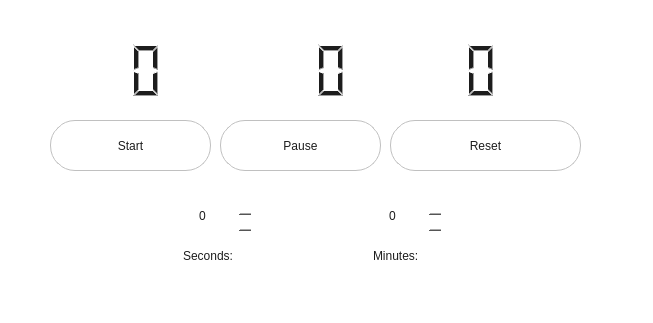
<?xml version="1.0" encoding="UTF-8"?>
<ui version="4.0">
 <class>Form</class>
 <widget class="QWidget" name="Form">
  <property name="geometry">
   <rect>
    <x>0</x>
    <y>0</y>
    <width>653</width>
    <height>323</height>
   </rect>
  </property>
  <property name="windowTitle">
   <string>Form</string>
  </property>
  <property name="autoFillBackground">
   <bool>false</bool>
  </property>
  <property name="styleSheet">
   <string notr="true">QWidget{
background-color:white;
border-radius: 20px
}</string>
  </property>
  <widget class="QSpinBox" name="spinBox">
   <property name="geometry">
    <rect>
     <x>360</x>
     <y>200</y>
     <width>81</width>
     <height>31</height>
    </rect>
   </property>
   <property name="styleSheet">
    <string notr="true">QSpinBox {
    	font: 300 20pt&quot;Epilogue&quot;;  
    	background-color: white;
	border-radius:10px;
    	color: #1d1d1d;
	border: none;
}
QSpinBox QLineEdit {
    background-color: rgb(255,255,255);
    border: none;
    padding: 4px 6px;
}
/*QSpinBox::up-button, QSpinBox::down-button {
    background-color: rgb(255,255,255);
    border: 1px solid rgb(200,200,200);
    border-radius: 3px;
    min-width: 16px;
    min-height: 14px;
}
QSpinBox::up-button:hover, QSpinBox::down-button:hover {
    background-color: pink;
}*/</string>
   </property>
   <property name="wrapping">
    <bool>false</bool>
   </property>
   <property name="frame">
    <bool>false</bool>
   </property>
   <property name="alignment">
    <set>Qt::AlignmentFlag::AlignCenter</set>
   </property>
   <property name="readOnly">
    <bool>false</bool>
   </property>
   <property name="buttonSymbols">
    <enum>QAbstractSpinBox::ButtonSymbols::UpDownArrows</enum>
   </property>
   <property name="suffix">
    <string extracomment="minutes"/>
   </property>
  </widget>
  <widget class="QLCDNumber" name="lcdSeconds">
   <property name="geometry">
    <rect>
     <x>200</x>
     <y>40</y>
     <width>231</width>
     <height>61</height>
    </rect>
   </property>
   <property name="styleSheet">
    <string notr="true">QLCDNumber{
background-color:white;
color:#1d1d1d;
qproperty-segmentStyle: Filled;
border-radius:10px;
border:none;
padding: 20px;

}</string>
   </property>
   <property name="lineWidth">
    <number>0</number>
   </property>
   <property name="digitCount">
    <number>2</number>
   </property>
  </widget>
  <widget class="QPushButton" name="pushButton_2">
   <property name="geometry">
    <rect>
     <x>220</x>
     <y>120</y>
     <width>161</width>
     <height>51</height>
    </rect>
   </property>
   <property name="styleSheet">
    <string notr="true">QPushButton{
border-radius: 25px;
border: 1px solid #C0C0C0;
font: 300 10px &quot;Epilogue&quot;;
background-color: white;
color:#1d1d1d
}
QPushButton:hover{
background-color: #C0C0C0
}</string>
   </property>
   <property name="text">
    <string>Pause</string>
   </property>
  </widget>
  <widget class="QLCDNumber" name="lcdMinutes">
   <property name="geometry">
    <rect>
     <x>70</x>
     <y>40</y>
     <width>121</width>
     <height>61</height>
    </rect>
   </property>
   <property name="styleSheet">
    <string notr="true">QLCDNumber{
background-color:white;
color:#1d1d1d;
qproperty-segmentStyle: Filled;
border-radius:10px;
border:none;
padding: 20px;

}</string>
   </property>
   <property name="lineWidth">
    <number>0</number>
   </property>
   <property name="digitCount">
    <number>2</number>
   </property>
  </widget>
  <widget class="QLabel" name="label_5">
   <property name="geometry">
    <rect>
     <x>160</x>
     <y>240</y>
     <width>111</width>
     <height>31</height>
    </rect>
   </property>
   <property name="font">
    <font/>
   </property>
   <property name="styleSheet">
    <string notr="true">QLabel{
background-color:white;
color:#1d1d1d;
border-radius:10px;
border:none;
padding-left: 20px;

}</string>
   </property>
   <property name="text">
    <string>Seconds:</string>
   </property>
  </widget>
  <widget class="QPushButton" name="pushButton_3">
   <property name="geometry">
    <rect>
     <x>390</x>
     <y>120</y>
     <width>191</width>
     <height>51</height>
    </rect>
   </property>
   <property name="styleSheet">
    <string notr="true">QPushButton{
border-radius: 25px;
border: 1px solid #C0C0C0;
font: 300 10px &quot;Epilogue&quot;;
background-color: white;
color:#1d1d1d
}
QPushButton:hover{
background-color: #C0C0C0
}</string>
   </property>
   <property name="text">
    <string>Reset</string>
   </property>
  </widget>
  <widget class="QPushButton" name="pushButton">
   <property name="geometry">
    <rect>
     <x>50</x>
     <y>120</y>
     <width>161</width>
     <height>51</height>
    </rect>
   </property>
   <property name="styleSheet">
    <string notr="true">QPushButton{
border-radius: 25px;
border: 1px solid #C0C0C0;
font: 300 10px &quot;Epilogue&quot;;
background-color: white;
color:#1d1d1d
}
QPushButton:hover{
background-color: #C0C0C0
}</string>
   </property>
   <property name="text">
    <string>Start</string>
   </property>
  </widget>
  <widget class="QLCDNumber" name="lcdCS">
   <property name="geometry">
    <rect>
     <x>360</x>
     <y>40</y>
     <width>211</width>
     <height>61</height>
    </rect>
   </property>
   <property name="styleSheet">
    <string notr="true">QLCDNumber{
background-color:white;
color:#1d1d1d;
qproperty-segmentStyle: Filled;
border-radius:10px;
border:none;
padding: 20px;

}</string>
   </property>
   <property name="lineWidth">
    <number>0</number>
   </property>
   <property name="digitCount">
    <number>2</number>
   </property>
  </widget>
  <widget class="QLabel" name="label_4">
   <property name="geometry">
    <rect>
     <x>350</x>
     <y>240</y>
     <width>101</width>
     <height>31</height>
    </rect>
   </property>
   <property name="font">
    <font/>
   </property>
   <property name="styleSheet">
    <string notr="true">QLabel{
background-color:white;
color:#1d1d1d;
border-radius:10px;
border:none;
padding-left: 20px;

}</string>
   </property>
   <property name="text">
    <string>Minutes: </string>
   </property>
  </widget>
  <widget class="QSpinBox" name="spinBox_2">
   <property name="geometry">
    <rect>
     <x>170</x>
     <y>200</y>
     <width>81</width>
     <height>31</height>
    </rect>
   </property>
   <property name="styleSheet">
    <string notr="true">QSpinBox {
    	font: 300 20pt&quot;Epilogue&quot;;  
    	background-color: white;
	border-radius:10px;
    	color: #1d1d1d;
	border: none;
}
QSpinBox QLineEdit {
    background-color: rgb(255,255,255);
    border: none;
    padding: 4px 6px;
}
/*QSpinBox::up-button, QSpinBox::down-button {
    background-color: rgb(255,255,255);
    border: 1px solid rgb(200,200,200);
    border-radius: 3px;
    min-width: 16px;
    min-height: 14px;
}
QSpinBox::up-button:hover, QSpinBox::down-button:hover {
    background-color: pink;
}*/</string>
   </property>
   <property name="wrapping">
    <bool>false</bool>
   </property>
   <property name="frame">
    <bool>false</bool>
   </property>
   <property name="alignment">
    <set>Qt::AlignmentFlag::AlignCenter</set>
   </property>
   <property name="readOnly">
    <bool>false</bool>
   </property>
   <property name="buttonSymbols">
    <enum>QAbstractSpinBox::ButtonSymbols::UpDownArrows</enum>
   </property>
   <property name="suffix">
    <string extracomment="minutes"/>
   </property>
  </widget>
 </widget>
 <resources/>
 <connections/>
</ui>
